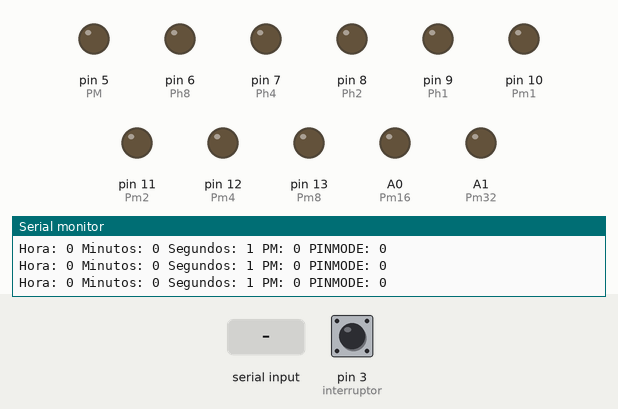
Simulated run of this sketch. Board: Arduino Uno, built with avr-gcc and run on an emulated ATmega328P. Shown: output pins drawn as LEDs (lit = HIGH), the last lines printed to the serial monitor. The test bench sets the inputs (shaded band); at power-on: pin 3 (interruptor) LOW.

Above: at 1.2 s.
1.3 s: "90,45\n" received over Serial
At 1.7 s:
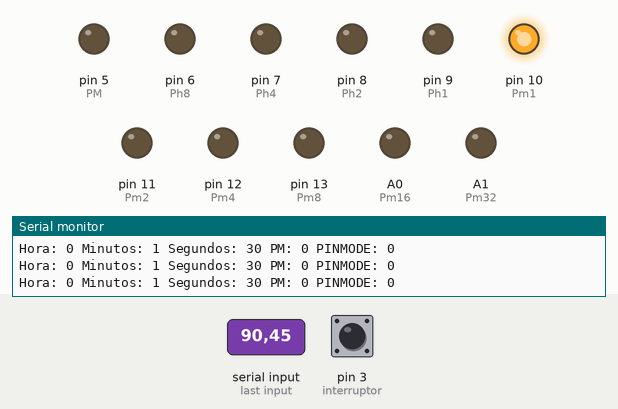
2.9 s: "200\n" received over Serial
At 3.4 s:
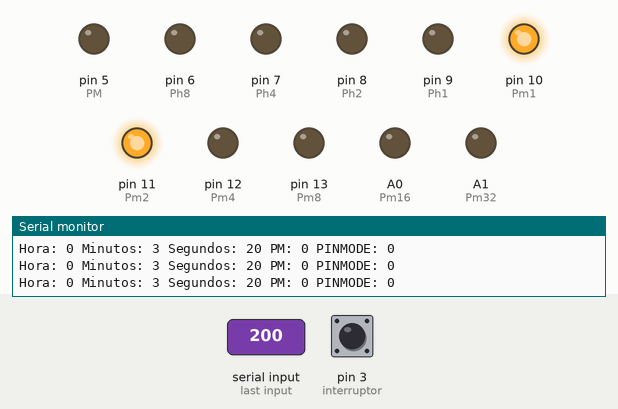
4.5 s: "30,150\n" received over Serial
At 5.0 s:
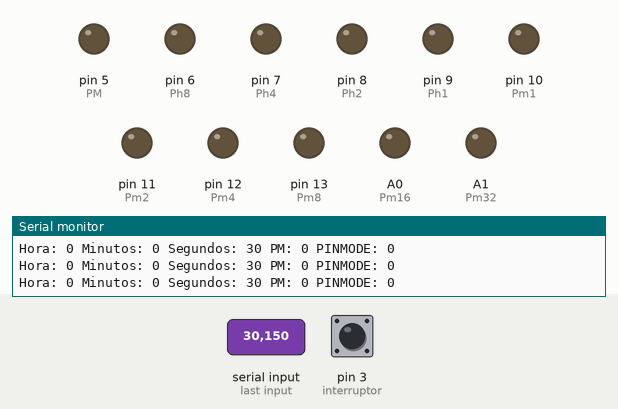
7.5 s: "90\n" received over Serial
At 38.5 s:
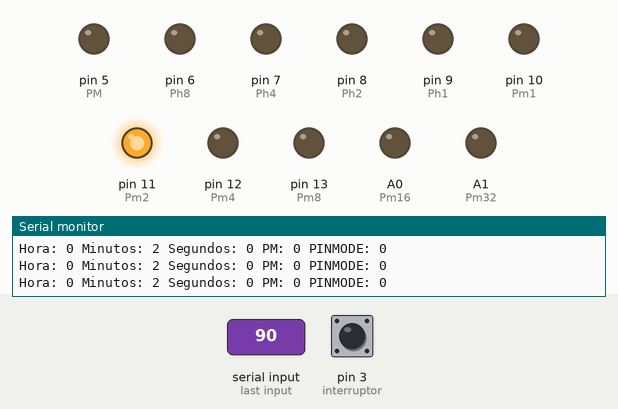
Timing chart, 0 to 39.1 s (numbered marks = the images above; inputs shaded):
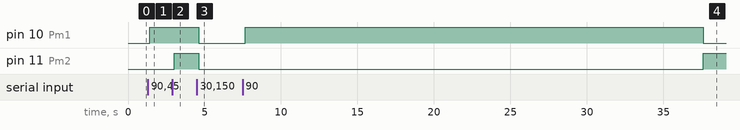

The sketch:

reloj_binario.ino
```cpp
#include <Time.h>
//-------------------
#define Ph1 9
#define Ph2 8
#define Ph4 7
#define Ph8 6

#define Pm1 10
#define Pm2 11
#define Pm4 12
#define Pm8 13
#define Pm16 A0
#define Pm32 A1

#define PM 5

#define interruptor 3
//-------------------
int h1=0;
int h2=0;
int h4=0;
int h8=0;

int m1=0;
int m2=0;
int m4=0;
int m8=0;
int m16=0;
int m32=0;
//-------------------
boolean suspend=false;
//-------------------
time_t t=0;
//-------------------
void setup(){
  pinMode(Ph1,OUTPUT);
  pinMode(Ph2,OUTPUT);
  pinMode(Ph4,OUTPUT);
  pinMode(Ph8,OUTPUT);

  pinMode(Pm1,OUTPUT);
  pinMode(Pm2,OUTPUT);
  pinMode(Pm4,OUTPUT);
  pinMode(Pm8,OUTPUT);
  pinMode(Pm16,OUTPUT);
  pinMode(Pm32,OUTPUT);

  pinMode(PM,OUTPUT);

  pinMode(interruptor,INPUT);

  Serial.begin(9600);
}

void loop(){
  t = now();
  if(Serial.available()){
    sync();
  }

  int hora = hour(t);
  if (hora>12){
    hora-=12;
  }
  int minuto = minute(t);


  Serial.print("Hora: ");
  Serial.print(hora);
  Serial.print(" Minutos: ");
  Serial.print(minuto);
  Serial.print(" Segundos: ");
  Serial.print(second(t));
  Serial.print(" PM: ");
  Serial.print(isPM());
  Serial.print(" PINMODE: ");
  Serial.println(digitalRead(interruptor));

  h1=bitRead(hora,0);
  h2=bitRead(hora,1);
  h4=bitRead(hora,2);
  h8=bitRead(hora,3);

  m1=bitRead(minuto,0);
  m2=bitRead(minuto,1);
  m4=bitRead(minuto,2);
  m8=bitRead(minuto,3);
  m16=bitRead(minuto,4);
  m32=bitRead(minuto,5);

//  if (digitalRead(interruptor)==LOW){
    digitalWrite(Ph1,h1);
    digitalWrite(Ph2,h2);
    digitalWrite(Ph4,h4);
    digitalWrite(Ph8,h8);

    digitalWrite(Pm1,m1);
    digitalWrite(Pm2,m2);
    digitalWrite(Pm4,m4);
    digitalWrite(Pm8,m8);
    digitalWrite(Pm16,m16);
    digitalWrite(Pm32,m32);

    digitalWrite(PM,isPM());/*
  }
  else if (digitalRead(interruptor)==HIGH){
    digitalWrite(Ph1,LOW);
    digitalWrite(Ph2,LOW);
    digitalWrite(Ph4,LOW);
    digitalWrite(Ph8,LOW);

    digitalWrite(Pm1,LOW);
    digitalWrite(Pm2,LOW);
    digitalWrite(Pm4,LOW);
    digitalWrite(Pm8,LOW);
    digitalWrite(Pm16,LOW);
    digitalWrite(Pm32,LOW);

    digitalWrite(PM,LOW);
  }
  */
}

void sync() {
  String serial="";
  while(Serial.available()){
    char data=Serial.read();
    serial+=data;
  }
    setTime(serial.toInt());
}
```

Measured:
- after the input at 1.3 s, pin 10 (Pm1): LOW → HIGH after 0.11 s
- after the input at 2.9 s, pin 11 (Pm2): LOW → HIGH after 0.12 s
- after the input at 4.5 s, pin 10 (Pm1), pin 11 (Pm2): HIGH → LOW after 0.14 s
- after the input at 7.5 s, pin 10 (Pm1): LOW → HIGH after 0.15 s instead of 27.1 s; pin 11 (Pm2): LOW → HIGH after 30.1 s
